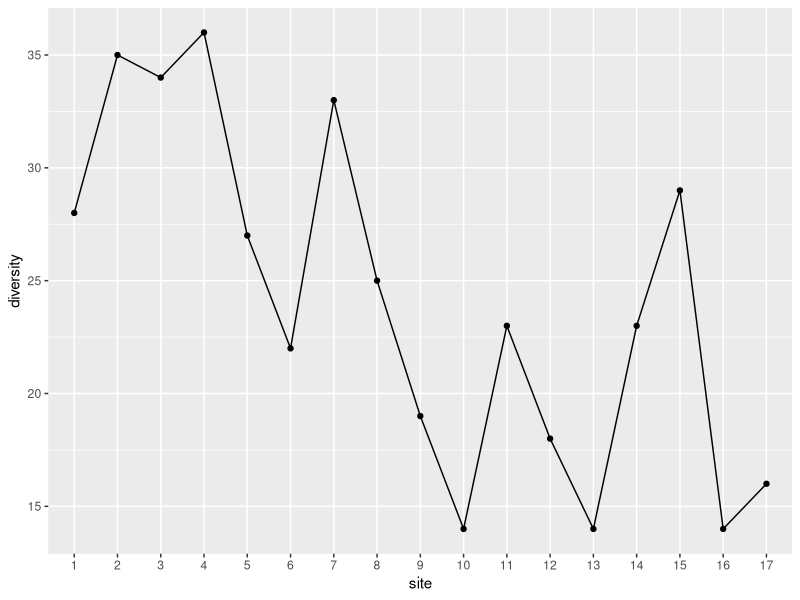
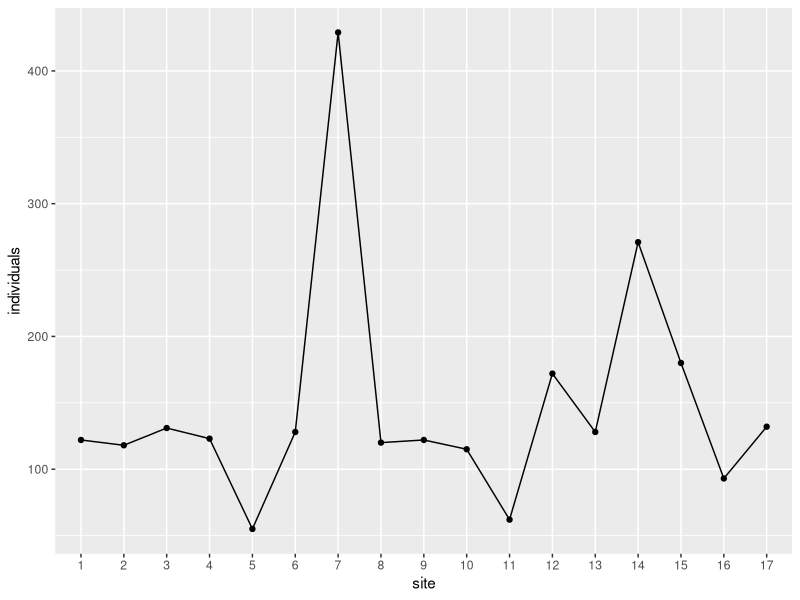

Here is the R script that generated these plots, in order:
##### Coskun Kucukkaragoz
#### 25th of April 2024
### Start of the R script to analyse the data from my mounting, pinning, and sorting, of beetles for the October 2022 season from the Cederburg

# set-up ####

# packages
rm(list = ls())
library(tidyverse)

# reading in raw data with correct data types

beet_22_raw <- read.csv("ceder_beetle_diversity_october_2022.csv", stringsAsFactors = TRUE) %>% mutate(across(c(ID, site, replicate, trap, label, season, year, full_label), factor))

# reducing all unique specimen labels into single row entries

beet_22_condensed <- beet_22_raw %>% group_by(ID, site, replicate, trap, label, season, year, full_label) %>% summarise(across(c(anthia_decemguttata, stenocara_dentata, starts_with("morphospecies")), sum)) %>% ungroup()

# calculating the number of individual specimens found for each morphospecies/species

{x <- mapply(sum,beet_22_condensed[,-c(1:8)])
species_specimen_count <- cbind(read.table(text = names(x)), x)
rownames(species_specimen_count) <- NULL
colnames(species_specimen_count) <- c("morphospecies", "individuals")
rm(x)}

species_specimen_count %>% arrange(desc(individuals)) # ordered descendingly
species_specimen_count %>% summarise(individuals = sum(individuals))

# calculating number of individual insects found per altitudinal site

site_count <- beet_22_condensed %>% mutate(individuals = rowSums(across(where(is.numeric)), na.rm=TRUE)) %>% select(c(ID, site, label, individuals)) %>% group_by(site) %>% summarise(individuals = sum(individuals))

# calculating species diversity per site

site_diversity <- beet_22_condensed %>% group_by(site) %>% summarise(across(c(anthia_decemguttata, stenocara_dentata, starts_with("morphospecies")), sum)) %>% mutate_if(is.numeric, ~1 * (. > 0)) %>% mutate(diversity = rowSums(across(where(is.numeric)))) %>% select(c(site, diversity))

# graphs ####

# species diversity per altitudinal site

ggplot(site_diversity, aes(x = site, y = diversity, group = 1)) + geom_point() + geom_line()

# individual insects per altitudinal site

ggplot(site_count, aes (x = site, y = individuals, group = 1)) + geom_point() + geom_line()

# working data ####
# up to spp 7, 2108

species_specimen_count %>% filter(individuals < 3) %>%  arrange(individuals)

# edit the morphospecies numbers and sites for the specimens of interest

beet_22_condensed %>% filter(trap != 3) %>% group_by(site) %>% 
  summarise(individuals = sum(morphospecies_127)) %>%
  filter(individuals > 0)

# individual site samples

(species_by_site <- beet_22_condensed %>% select(ID, site, label, morphospecies_127) %>%
  filter(site == 1, morphospecies_127 > 0))
